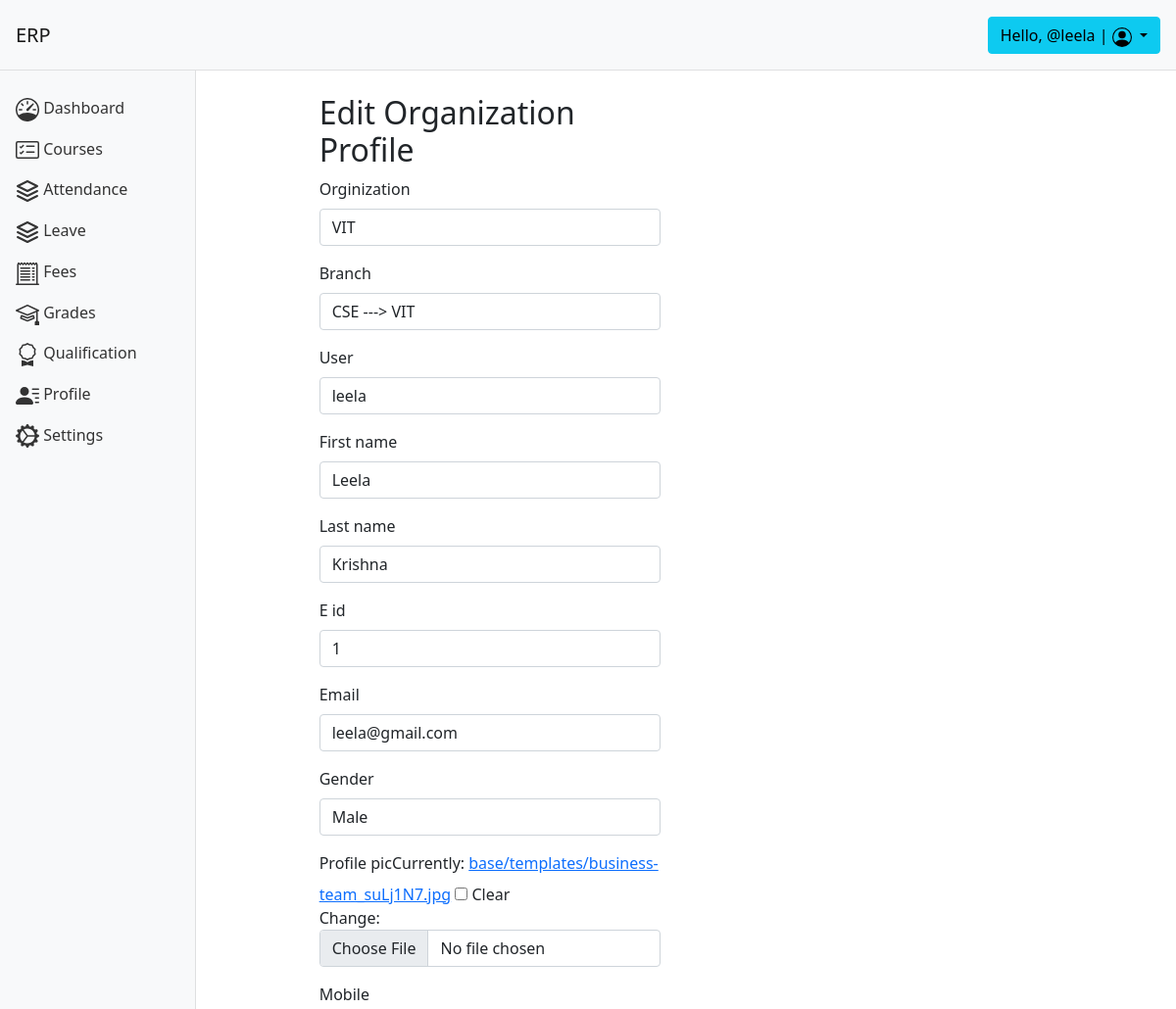
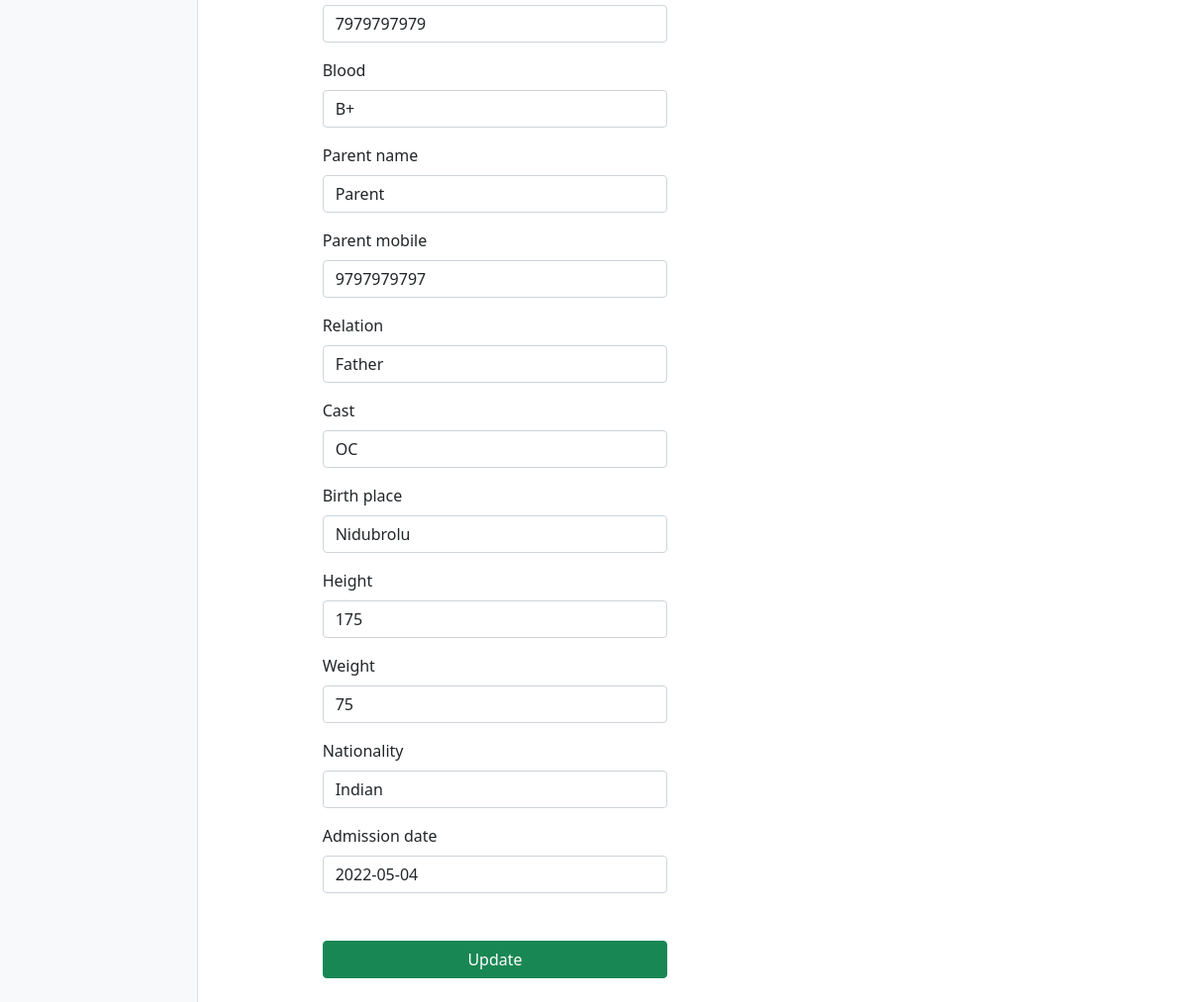
Screenshot of /user/update_org_prof/ (signed in) with the database file from the repository (2 pictures, top to bottom).
### base/models.py (models this page shows, shortened)
class Branch(models.Model):
    orginization = models.OneToOneField(Orginization, on_delete=models.CASCADE)
    name = models.CharField(max_length=200)
    def __str__(self):
        return self.name+' ---> '+str(self.orginization)

class Lecturer(models.Model):
    orginization = models.ForeignKey(Orginization, on_delete=models.CASCADE)
    branch = models.ForeignKey(
        Branch, on_delete=models.CASCADE)
    user = models.OneToOneField(User, on_delete=models.CASCADE)
    first_name = models.CharField(max_length=200)
    last_name = models.CharField(max_length=200)
    e_id = models.BigIntegerField()
    email = models.EmailField()
    gender = models.CharField(max_length=10, choices=[(
        'Male', 'Male'), ('Female', 'Female'), ('Others', 'Others')])
    profile_pic = models.ImageField(upload_to='base/templates/', blank=True)
    mobile = models.BigIntegerField()
    blood = models.CharField(max_length=5)
    parent_name = models.CharField(max_length=200)
    parent_mobile = models.BigIntegerField()
    relation = models.CharField(max_length=200)
    cast = models.CharField(max_length=20)
    birth_place = models.CharField(max_length=20)
    height = models.IntegerField()
    weight = models.IntegerField()
    nationality = models.CharField(max_length=40)
    admission_date = models.DateField()

### base/views.py (the view)
# urls.py: path('update_org_prof/', views.update_org_profile, name='update_org_profile' ),
@login_required(login_url='login')
def update_org_profile(request):
    pk = request.user.id
    user = User.objects.get(id=pk)
    group = user.groups.all()[0].name
    print(request.method)
    if request.method == "POST":
        if group == 'lecturer':
            form = FacultyRegistriationForm(request.POST, instance=Lecturer.objects.get(user=user.id))
            if form.is_valid():
                form.save()
                messages.success(request, 'Organization Profile updated successfully!')
                return user_profile(request, pk=request.user.id)
            else:
                messages.error(request, 'Error occured during form processing.')
        elif group == 'student':
            form = StudentRegistriationForm(request.POST, instance=Student.objects.get(user=user.id))
            if form.is_valid():
                form.save()
                messages.success(request, 'Organization Profile updated successfully!')
                return user_profile(request, pk=request.user.id)
            else:
                messages.error(request, 'Error occured during form processing.')
        elif group == 'non_teaching':
            form = NonTeachingFacultyRegistriationForm(request.POST, instance=NonTeaching.objects.get(user=user.id))
            if form.is_valid():
                form.save()
                messages.success(request, 'Organization Profile updated successfully!')
                return user_profile(request, pk=request.user.id)
            else:
                messages.error(request, 'Error occured during form processing.')
    else:
        if group == 'admin':
            messages.error(request, 'Sorry you dont have access! Because you are the admin')
            return user_profile(request, pk=request.user.id)
        elif group == 'lecturer':
            form = FacultyRegistriationForm(instance=Lecturer.objects.get(user=user.id))
        elif group == 'student':
            form = StudentRegistriationForm(instance=Student.objects.get(user=user.id))
        elif group == 'non_teaching':
            form = NonTeachingFacultyRegistriationForm(instance=NonTeaching.objects.get(user=user.id))
        return render(request, 'base/org_profile_update.html', {'form': form })

### base/forms.py
class FacultyRegistriationForm(ModelForm):
    class Meta:
        model = Lecturer
        fields = '__all__'

### base/models.py (called while the page is built)
    def __str__(self):
        return self.orginization_name

### base/templatetags/base_extras.py (called while the page is built)
@register.filter(name='has_group')
def has_group(user, group_name):
    group = Group.objects.get(name=group_name)
    return True if group in user.groups.all() else False

### base/templates/base/org_profile_update.html (shortened to what this page needs)
{% extends 'base/home.html' %}
{% load bootstrap3 %}
{% block content %}
<div>
    <form method="POST" action="{% url 'update_org_profile' %}">
        <div class="container col-lg-5 col-sm-12">
            <h2>Edit Organization Profile</h2>
            {% bootstrap_form form %}
            <input type="submit" class="btn btn-success" style="width: 100%;margin-top: 2rem;" value="Update" />
        </div>
    </form>
</div>
{% endblock %}

### base/templates/base/home.html (shortened to what this page needs)
<!DOCTYPE html>
<html lang="en">
{% load base_extras.py %}
<head>
    <link rel="stylesheet" href="https://stackpath.bootstrapcdn.com/bootstrap/5.0.0-alpha1/css/bootstrap.min.css"
>
    <link rel="stylesheet" href="https://cdn.jsdelivr.net/chartist.js/latest/chartist.min.css">
</head>
<body>
    <nav class="navbar navbar-light bg-light p-3">
        <div class="d-flex col-12 col-md-3 col-lg-2 mb-2 mb-lg-0 flex-wrap flex-md-nowrap justify-content-between">
            <a class="navbar-brand" href="{% url 'dashboard' %}">
                ERP
            </a>
        </div>
        <div class="col-12 col-md-5 col-lg-8 d-flex align-items-center justify-content-md-end mt-3 mt-md-0">
            <div class="dropdown">
                <button class="btn btn-info dropdown-toggle" type="button" id="dropdownMenuButton"
                    data-toggle="dropdown" aria-expanded="false">
                    Hello, @{{request.user}} |
                </button>
            </div>
        </div>
    </nav>
    <div class="container-fluid">
        <div class="row">
            <nav id="sidebar" class="col-md-3 col-lg-2 d-md-block bg-light sidebar collapse">
                <div class="position-sticky">
                    <ul class="nav flex-column">
                        <li class="nav-item">
                            <a class="nav-link {% if request.path == '/user/dashboard/'%} active {% endif %}"
                                aria-current="page" href="{% url 'dashboard' %}">
                                <span class="ml-2">Dashboard</span>
                            </a>
                        </li>
                        <li class="nav-item">
                            <a class="nav-link {% if request.path == '/user/courses/'%} active {% endif %}"
                                href="{% url 'courses'%}">
                                <span class="ml-2">Courses</span>
                            </a>
                        </li>
                        <li class="nav-item">
                            <a class="nav-link {% if request.path == '/user/attendance/'%} active {% endif %}"
                                href="{% url 'attendance' %}">
                                <span class="ml-2">Attendance</span>
                            </a>
                        </li>
                        {% if not request.user|has_group:"admin" %}
                        <li class="nav-item">
                            <a class="nav-link {% if request.path == '/user/leave/'%} active {% endif %}"
                                href="{% url 'leave' %}">
                                <span class="ml-2">Leave</span>
                            </a>
                        </li>
                        {% endif %}
                        <li class="nav-item">
                            <a class="nav-link {% if request.path == '/user/fees/'%} active {% endif %}"
                                href="{% url 'fees' %}">
                                <span class="ml-2">Fees</span>
                            </a>
                        </li>
                        <li class="nav-item">
                            <a class="nav-link {% if request.path == '/user/grades/' %} active {% endif %}"
                                href="{% url 'grades' %}">
                                <span class="ml-2">Grades</span>
                            </a>
                        </li>
                        <li class="nav-item">
                            <a class="nav-link {% if request.path == '/user/qualification/'%} active {% endif %}"
                                href="{% url 'qualification' %}">
                                <span class="ml-2">Qualification</span>
                            </a>
                        </li>
                        <li class="nav-item">
                            <a class="nav-link {% if '/user/profile/' in  request.path %} active {% endif %}"
                                href="{% url 'profile' request.user.id %}">
                                <span class="ml-2">Profile</span>
                            </a>
                        </li>
                        <li class="nav-item">
                            <a class="nav-link {% if request.path == '/user/settings/'%} active {% endif %}"
                                href="{% url 'settings' %}">
                                <span class="ml-2">Settings</span>
                            </a>
                        </li>
                    </ul>
                </div>
            </nav>
            <main class="col-md-9 ml-sm-auto col-lg-10 px-md-4 py-4">
                {% block content %}
                {% endblock %}
            </main>
        </div>
    </div>
</body>
</html>

### base/templates/base/home.html (style rules this page uses)
.sidebar { position: fixed; top: 0; bottom: 0; left: 0; z-index: 100; padding: 90px 0 0; box-shadow: inset -1px 0 0 rgba(0, 0, 0, .1); z-index: 99; }
.navbar { box-shadow: inset 0 -1px 0 rgba(0, 0, 0, .1); }
@media (min-width: 767.98px) { .navbar { top: 0; position: sticky; z-index: 999; } }
.sidebar .nav-link { color: #333; }

### rows the page displays
Branch: orginization "VIT"
Lecturer: branch "CSE ---> VIT", user "leela", first_name "Leela", last_name "Krishna", e_id "1", email "leela@gmail.com", gender "Male", mobile "7979797979", blood "B+", parent_name "Parent", parent_mobile "9797979797", relation "Father", cast "OC", birth_place "Nidubrolu", height "175", weight "75", nationality "Indian", admission_date "2022-05-04"

### other values shown
{{ request.user }} "leela"
